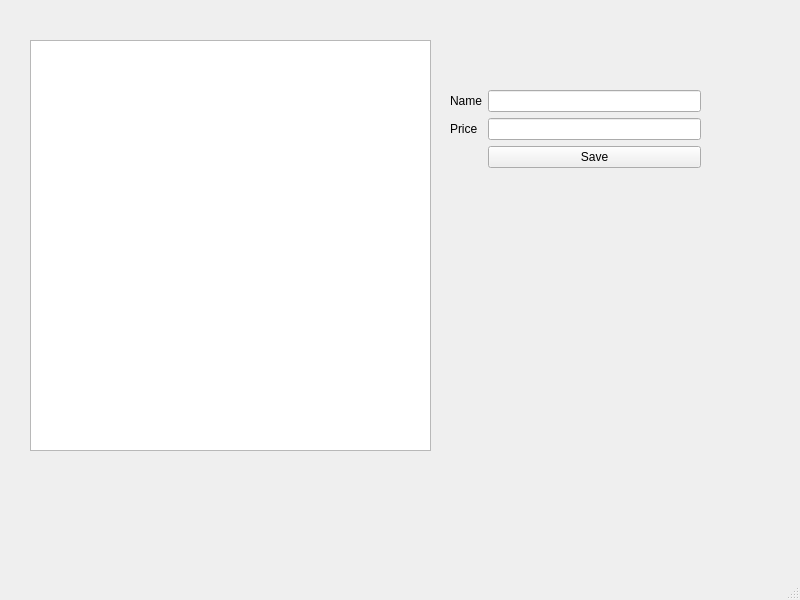
<?xml version="1.0" encoding="UTF-8"?>
<ui version="4.0">
 <class>MainWindow</class>
 <widget class="QMainWindow" name="MainWindow">
  <property name="geometry">
   <rect>
    <x>0</x>
    <y>0</y>
    <width>800</width>
    <height>600</height>
   </rect>
  </property>
  <property name="windowTitle">
   <string>MainWindow</string>
  </property>
  <widget class="QWidget" name="centralwidget">
   <widget class="QTableWidget" name="tableProducts">
    <property name="geometry">
     <rect>
      <x>30</x>
      <y>40</y>
      <width>401</width>
      <height>411</height>
     </rect>
    </property>
   </widget>
   <widget class="QWidget" name="formLayoutWidget">
    <property name="geometry">
     <rect>
      <x>450</x>
      <y>90</y>
      <width>251</width>
      <height>151</height>
     </rect>
    </property>
    <layout class="QFormLayout" name="formLayout_2">
     <item row="0" column="0">
      <widget class="QLabel" name="lbl">
       <property name="text">
        <string>Name</string>
       </property>
      </widget>
     </item>
     <item row="1" column="0">
      <widget class="QLabel" name="lbl2">
       <property name="text">
        <string>Price</string>
       </property>
      </widget>
     </item>
     <item row="0" column="1">
      <widget class="QLineEdit" name="txtName"/>
     </item>
     <item row="1" column="1">
      <widget class="QLineEdit" name="txtPrice"/>
     </item>
     <item row="2" column="1">
      <widget class="QPushButton" name="btnSave">
       <property name="text">
        <string>Save</string>
       </property>
      </widget>
     </item>
    </layout>
   </widget>
  </widget>
  <widget class="QMenuBar" name="menubar">
   <property name="geometry">
    <rect>
     <x>0</x>
     <y>0</y>
     <width>800</width>
     <height>26</height>
    </rect>
   </property>
  </widget>
  <widget class="QStatusBar" name="statusbar"/>
 </widget>
 <resources/>
 <connections/>
</ui>
